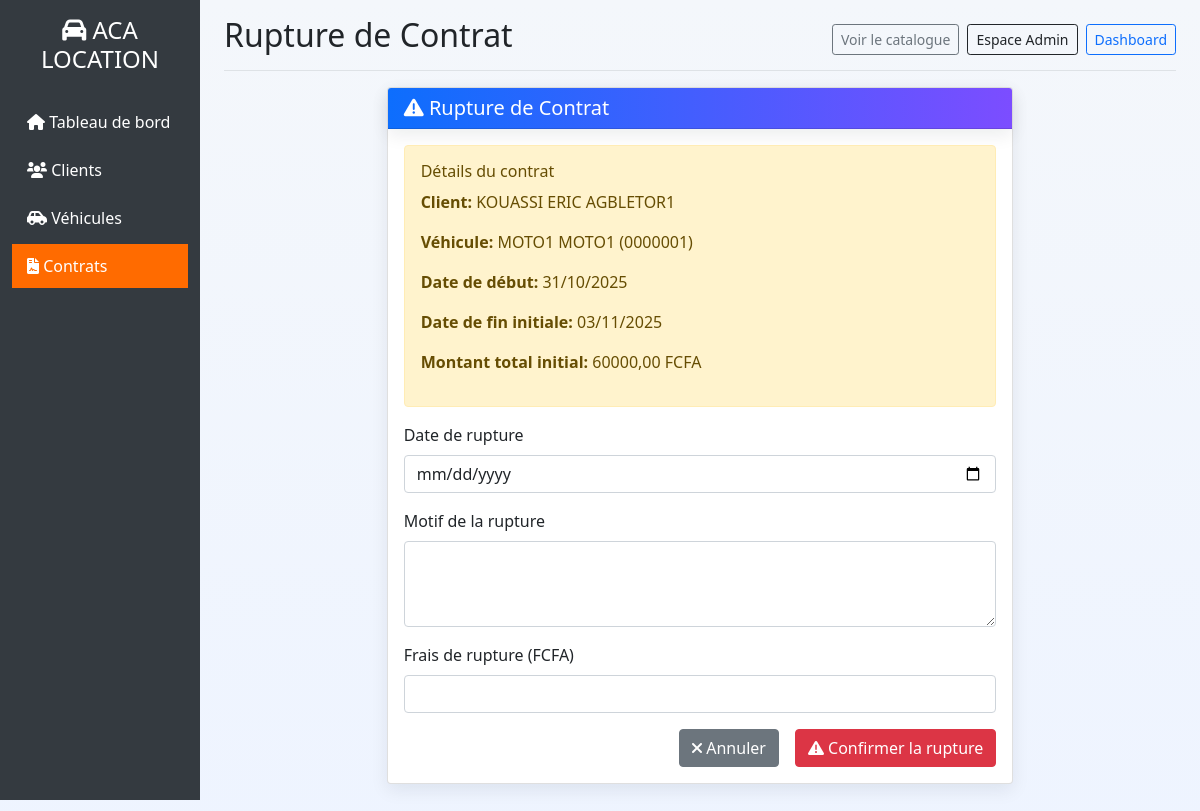
The app's page /contrats/9/rupture/ (signed in) with its own data.
### gestion/models.py (models this page shows, shortened)
class Contrat(models.Model):
    STATUT_CHOICES = [
        ('actif', 'Actif'),
        ('termine', 'Terminé'),
        ('en_retard', 'En retard'),
        ('rompu', 'Rompu'),
    ]
    MODE_PAIEMENT = [
        ('carte', 'Carte bancaire'),
        ('virement', 'Virement'),
        ('especes', 'Espèces'),
        ('cheque', 'Chèque'),
        ('mobile', 'Paiement mobile'),
    ]
    client = models.ForeignKey(Client, on_delete=models.CASCADE)
    vehicule = models.ForeignKey(Vehicule, on_delete=models.CASCADE)
    date_creation = models.DateTimeField(auto_now_add=True)
    date_debut = models.DateField()
    date_fin = models.DateField(blank=True, null=True)
    nb_jours = models.IntegerField(validators=[MinValueValidator(1)])
    montant_total = models.DecimalField(max_digits=10, decimal_places=2, blank=True, null=True)
    statut = models.CharField(max_length=20, choices=STATUT_CHOICES, default='actif')
    mode_paiement = models.CharField(max_length=20, choices=MODE_PAIEMENT, default='especes')
    details_paiement = models.JSONField(blank=True, null=True)
    class Meta:
        verbose_name = "Contrat"
        verbose_name_plural = "Contrats"

class Client(models.Model):
    nom = models.CharField(max_length=100)
    prenom = models.CharField(max_length=100)
    telephone = models.CharField(max_length=20)
    email = models.EmailField(blank=True, null=True)
    date_creation = models.DateTimeField(auto_now_add=True)
    def __str__(self):
        return f"{self.prenom} {self.nom}"
    class Meta:
        verbose_name = "Client"
        verbose_name_plural = "Clients"

class Vehicule(models.Model):
    TYPE_VEHICULE = [
        ('voiture', 'Voiture'),
        ('moto', 'Moto'),
    ]
    type_vehicule = models.CharField(max_length=20, choices=TYPE_VEHICULE)
    marque = models.CharField(max_length=100)
    modele = models.CharField(max_length=100)
    annee = models.IntegerField()
    immatriculation = models.CharField(max_length=20, unique=True)
    prix_journalier = models.DecimalField(max_digits=10, decimal_places=2, validators=[MinValueValidator(0)])
    cylindree = models.IntegerField(blank=True, null=True)
    nombre_portes = models.IntegerField(blank=True, null=True)
    disponible = models.BooleanField(default=True)
    image = models.ImageField(upload_to='vehicules/', blank=True, null=True)
    date_ajout = models.DateTimeField(auto_now_add=True)
    def __str__(self):
        return f"{self.marque} {self.modele} ({self.immatriculation})"
    class Meta:
        verbose_name = "Véhicule"
        verbose_name_plural = "Véhicules"
        ordering = ['-date_ajout']
    class Meta:
        verbose_name = "Véhicule"
        verbose_name_plural = "Véhicules"

### gestion/views.py (the view, shortened to what this page needs)
# urls.py: path('contrats/<int:id>/rupture/', views.rupture_contrat, name='rupture_contrat'),
@staff_member_required
def rupture_contrat(request, id):
    contrat = get_object_or_404(Contrat, id=id)
    context = {
        'contrat': contrat
    }
    return render(request, 'gestion/contrats/rupture.html', context)

### gestion/templates/gestion/contrats/rupture.html (shortened to what this page needs)
{% extends 'gestion/base.html' %}
{% block page_title %}Rupture de Contrat{% endblock %}
{% block content %}
<div class="row justify-content-center">
    <div class="col-md-8">
        <div class="card">
            <div class="card-header bg-danger text-white">
                <h5 class="mb-0"><i class="fas fa-exclamation-triangle"></i> Rupture de Contrat</h5>
            </div>
            <div class="card-body">
                <div class="alert alert-warning">
                    <h6>Détails du contrat</h6>
                    <p><strong>Client:</strong> {{ contrat.client }}</p>
                    <p><strong>Véhicule:</strong> {{ contrat.vehicule }}</p>
                    <p><strong>Date de début:</strong> {{ contrat.date_debut|date:"d/m/Y" }}</p>
                    <p><strong>Date de fin initiale:</strong> {{ contrat.date_fin|date:"d/m/Y" }}</p>
                    <p><strong>Montant total initial:</strong> {{ contrat.montant_total }} FCFA</p>
                </div>
                <form method="post">
                    <div class="mb-3">
                        <label for="date_rupture" class="form-label">Date de rupture</label>
                        <input type="date" class="form-control" id="date_rupture" name="date_rupture" required>
                    </div>
                    <div class="mb-3">
                        <label for="motif_rupture" class="form-label">Motif de la rupture</label>
                        <textarea class="form-control" id="motif_rupture" name="motif_rupture" rows="3" required></textarea>
                    </div>
                    <div class="mb-3">
                        <label for="frais_rupture" class="form-label">Frais de rupture (FCFA)</label>
                        <input type="number" class="form-control" id="frais_rupture" name="frais_rupture" min="0" required>
                    </div>
                    <div class="d-grid gap-2 d-md-flex justify-content-md-end">
                        <a href="{% url 'detail_contrat' contrat.id %}" class="btn btn-secondary me-md-2">
                            <i class="fas fa-times"></i> Annuler
                        </a>
                        <button type="submit" class="btn btn-danger" onclick="return confirm('Êtes-vous sûr de vouloir rompre ce contrat ?');">
                            <i class="fas fa-exclamation-triangle"></i> Confirmer la rupture
                        </button>
                    </div>
                </form>
            </div>
        </div>
    </div>
</div>
{% endblock %}

### static/css/theme.css (style rules this page uses)
:root { --primary: #0d6efd; --accent: #7c4dff; --muted: #6c757d; --bg: #f4f7fb; --card: #ffffff; --success: #198754; --danger: #dc3545; --radius: 12px; --shadow: 0 6px 18px rgba(16,24,40,0.08); --glass: rgba(255,255,255,0.6); --glass-border: rgba(124,77,255,0.08); }
body { background: linear-gradient(180deg, var(--bg), #eef4ff); color: #162447; font-family: "Inter", system-ui, -apple-system, "Segoe UI", Roboto, "Helvetica Neue", Arial; -webkit-font-smoothing: antialiased; -moz-osx-font-smoothing: grayscale; padding-bottom: 40px; }
.navbar, .card-header { background: linear-gradient(90deg, var(--primary), var(--accent)); color: white !important; border-radius: 8px; box-shadow: var(--shadow); }
.card { border: none; border-radius: var(--radius); background: var(--card); box-shadow: var(--shadow); }

### gestion/templates/gestion/base.html (style rules this page uses)
:root { --primary-color: #ff6b00; --primary-dark: #e55a00; --light-bg: #f8f9fa; }

### records on screen
Contrat: client "KOUASSI ERIC AGBLETOR1", vehicule "MOTO1 MOTO1 (0000001)", date_debut "31/10/2025", date_fin "03/11/2025", montant_total "60000,00"
